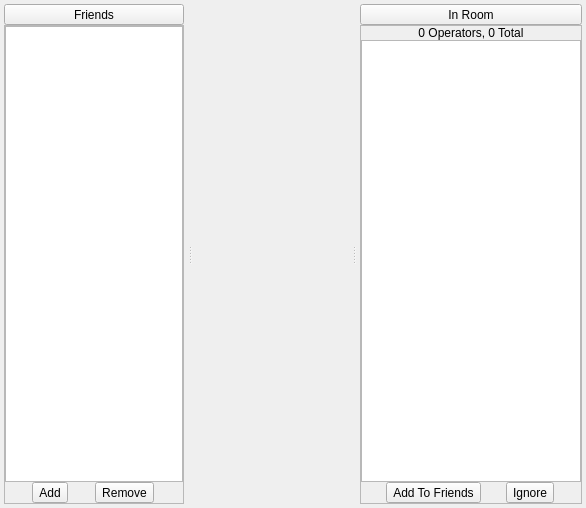
<?xml version="1.0" encoding="UTF-8"?>
<ui version="4.0">
 <class>WidgetIrcSidebars</class>
 <widget class="QWidget" name="WidgetIrcSidebars">
  <property name="geometry">
   <rect>
    <x>0</x>
    <y>0</y>
    <width>586</width>
    <height>508</height>
   </rect>
  </property>
  <property name="windowTitle">
   <string>Chat</string>
  </property>
  <property name="windowIcon">
   <iconset resource="../Resource.qrc">
    <normaloff>:/Resource/Chat/Chat.png</normaloff>:/Resource/Chat/Chat.png</iconset>
  </property>
  <layout class="QVBoxLayout" name="verticalLayout">
   <property name="spacing">
    <number>0</number>
   </property>
   <property name="margin">
    <number>0</number>
   </property>
   <item>
    <widget class="QSplitter" name="splitterChat">
     <property name="contextMenuPolicy">
      <enum>Qt::CustomContextMenu</enum>
     </property>
     <property name="orientation">
      <enum>Qt::Horizontal</enum>
     </property>
     <widget class="QFrame" name="frameChatLeftSidebar">
      <property name="maximumSize">
       <size>
        <width>188</width>
        <height>16777215</height>
       </size>
      </property>
      <property name="styleSheet">
       <string notr="true"/>
      </property>
      <property name="frameShape">
       <enum>QFrame::NoFrame</enum>
      </property>
      <property name="frameShadow">
       <enum>QFrame::Raised</enum>
      </property>
      <layout class="QVBoxLayout" name="verticalLayoutLeftSidebar">
       <property name="spacing">
        <number>4</number>
       </property>
       <property name="margin">
        <number>4</number>
       </property>
       <item>
        <layout class="QGridLayout" name="gridLayoutChatFriendsTask">
         <property name="spacing">
          <number>0</number>
         </property>
         <item row="0" column="0">
          <widget class="QToolButton" name="toolButtonChatFriendsHeader">
           <property name="sizePolicy">
            <sizepolicy hsizetype="Expanding" vsizetype="Fixed">
             <horstretch>0</horstretch>
             <verstretch>0</verstretch>
            </sizepolicy>
           </property>
           <property name="styleSheet">
            <string notr="true"/>
           </property>
           <property name="text">
            <string>Friends</string>
           </property>
           <property name="icon">
            <iconset resource="../Resource.qrc">
             <normaloff>:/Resource/Chat/Friends.png</normaloff>:/Resource/Chat/Friends.png</iconset>
           </property>
           <property name="checkable">
            <bool>false</bool>
           </property>
           <property name="checked">
            <bool>false</bool>
           </property>
           <property name="toolButtonStyle">
            <enum>Qt::ToolButtonTextBesideIcon</enum>
           </property>
          </widget>
         </item>
         <item row="1" column="0">
          <widget class="QFrame" name="frameChatFriendsTask">
           <property name="sizePolicy">
            <sizepolicy hsizetype="Preferred" vsizetype="MinimumExpanding">
             <horstretch>0</horstretch>
             <verstretch>1</verstretch>
            </sizepolicy>
           </property>
           <property name="maximumSize">
            <size>
             <width>16777215</width>
             <height>16777215</height>
            </size>
           </property>
           <property name="styleSheet">
            <string notr="true"/>
           </property>
           <property name="frameShape">
            <enum>QFrame::StyledPanel</enum>
           </property>
           <property name="frameShadow">
            <enum>QFrame::Sunken</enum>
           </property>
           <layout class="QGridLayout" name="gridLayout_51">
            <property name="margin">
             <number>0</number>
            </property>
            <property name="spacing">
             <number>0</number>
            </property>
            <item row="1" column="0">
             <layout class="QGridLayout" name="gridLayoutChatFriendsButtons">
              <item row="0" column="0">
               <widget class="QToolButton" name="toolButtonChatFriendAdd">
                <property name="text">
                 <string>Add</string>
                </property>
                <property name="icon">
                 <iconset resource="../Resource.qrc">
                  <normaloff>:/Resource/Generic/Add.png</normaloff>:/Resource/Generic/Add.png</iconset>
                </property>
                <property name="iconSize">
                 <size>
                  <width>20</width>
                  <height>20</height>
                 </size>
                </property>
                <property name="toolButtonStyle">
                 <enum>Qt::ToolButtonTextBesideIcon</enum>
                </property>
               </widget>
              </item>
              <item row="0" column="1">
               <widget class="QToolButton" name="toolButtonChatFriendRemove">
                <property name="text">
                 <string>Remove</string>
                </property>
                <property name="icon">
                 <iconset resource="../Resource.qrc">
                  <normaloff>:/Resource/Generic/Remove.png</normaloff>:/Resource/Generic/Remove.png</iconset>
                </property>
                <property name="iconSize">
                 <size>
                  <width>20</width>
                  <height>20</height>
                 </size>
                </property>
                <property name="toolButtonStyle">
                 <enum>Qt::ToolButtonTextBesideIcon</enum>
                </property>
               </widget>
              </item>
             </layout>
            </item>
            <item row="0" column="0">
             <widget class="QListView" name="listViewChatFriends">
              <property name="styleSheet">
               <string notr="true"/>
              </property>
             </widget>
            </item>
           </layout>
          </widget>
         </item>
        </layout>
       </item>
      </layout>
     </widget>
     <widget class="QWidget" name="layoutWidget">
      <layout class="QVBoxLayout" name="verticalLayoutChatMiddle">
       <property name="spacing">
        <number>0</number>
       </property>
       <property name="margin">
        <number>0</number>
       </property>
      </layout>
     </widget>
     <widget class="QFrame" name="frameChatRightSidebar">
      <property name="maximumSize">
       <size>
        <width>230</width>
        <height>16777215</height>
       </size>
      </property>
      <property name="styleSheet">
       <string notr="true"/>
      </property>
      <property name="frameShape">
       <enum>QFrame::NoFrame</enum>
      </property>
      <property name="frameShadow">
       <enum>QFrame::Raised</enum>
      </property>
      <layout class="QGridLayout" name="gridLayout_46">
       <property name="margin">
        <number>4</number>
       </property>
       <property name="spacing">
        <number>4</number>
       </property>
       <item row="0" column="0">
        <layout class="QGridLayout" name="gridLayoutChatUsersTask">
         <property name="spacing">
          <number>0</number>
         </property>
         <item row="2" column="0">
          <widget class="QFrame" name="frameChatUsersTask">
           <property name="maximumSize">
            <size>
             <width>16777215</width>
             <height>16777215</height>
            </size>
           </property>
           <property name="styleSheet">
            <string notr="true"/>
           </property>
           <property name="frameShape">
            <enum>QFrame::StyledPanel</enum>
           </property>
           <property name="frameShadow">
            <enum>QFrame::Sunken</enum>
           </property>
           <layout class="QGridLayout" name="gridLayout_41">
            <property name="margin">
             <number>0</number>
            </property>
            <property name="spacing">
             <number>0</number>
            </property>
            <item row="2" column="0">
             <layout class="QGridLayout" name="gridLayoutChatUsersButtons">
              <item row="0" column="0">
               <widget class="QToolButton" name="toolButtonChatAddFriend">
                <property name="text">
                 <string>Add To Friends</string>
                </property>
                <property name="icon">
                 <iconset resource="../Resource.qrc">
                  <normaloff>:/Resource/Generic/Add.png</normaloff>:/Resource/Generic/Add.png</iconset>
                </property>
                <property name="iconSize">
                 <size>
                  <width>20</width>
                  <height>20</height>
                 </size>
                </property>
                <property name="toolButtonStyle">
                 <enum>Qt::ToolButtonTextBesideIcon</enum>
                </property>
               </widget>
              </item>
              <item row="0" column="1">
               <widget class="QToolButton" name="toolButtonChatIgnore">
                <property name="text">
                 <string>Ignore</string>
                </property>
                <property name="icon">
                 <iconset resource="../Resource.qrc">
                  <normaloff>:/Resource/Generic/Ban.png</normaloff>:/Resource/Generic/Ban.png</iconset>
                </property>
                <property name="iconSize">
                 <size>
                  <width>20</width>
                  <height>20</height>
                 </size>
                </property>
                <property name="toolButtonStyle">
                 <enum>Qt::ToolButtonTextBesideIcon</enum>
                </property>
               </widget>
              </item>
             </layout>
            </item>
            <item row="0" column="0">
             <widget class="QLabel" name="labelChatUsersCount">
              <property name="text">
               <string>0 Operators, 0 Total</string>
              </property>
              <property name="alignment">
               <set>Qt::AlignCenter</set>
              </property>
             </widget>
            </item>
            <item row="1" column="0">
             <widget class="QListView" name="listViewChatUsers">
              <property name="styleSheet">
               <string notr="true"/>
              </property>
              <property name="iconSize">
               <size>
                <width>16</width>
                <height>16</height>
               </size>
              </property>
             </widget>
            </item>
           </layout>
          </widget>
         </item>
         <item row="1" column="0">
          <widget class="QToolButton" name="toolButtonChatUsersHeader">
           <property name="sizePolicy">
            <sizepolicy hsizetype="Expanding" vsizetype="Fixed">
             <horstretch>0</horstretch>
             <verstretch>0</verstretch>
            </sizepolicy>
           </property>
           <property name="styleSheet">
            <string notr="true"/>
           </property>
           <property name="text">
            <string>In Room</string>
           </property>
           <property name="icon">
            <iconset resource="../Resource.qrc">
             <normaloff>:/Resource/Chat/Users.png</normaloff>:/Resource/Chat/Users.png</iconset>
           </property>
           <property name="toolButtonStyle">
            <enum>Qt::ToolButtonTextBesideIcon</enum>
           </property>
          </widget>
         </item>
        </layout>
       </item>
      </layout>
     </widget>
    </widget>
   </item>
  </layout>
 </widget>
 <resources>
  <include location="../Resource.qrc"/>
 </resources>
 <connections/>
</ui>
